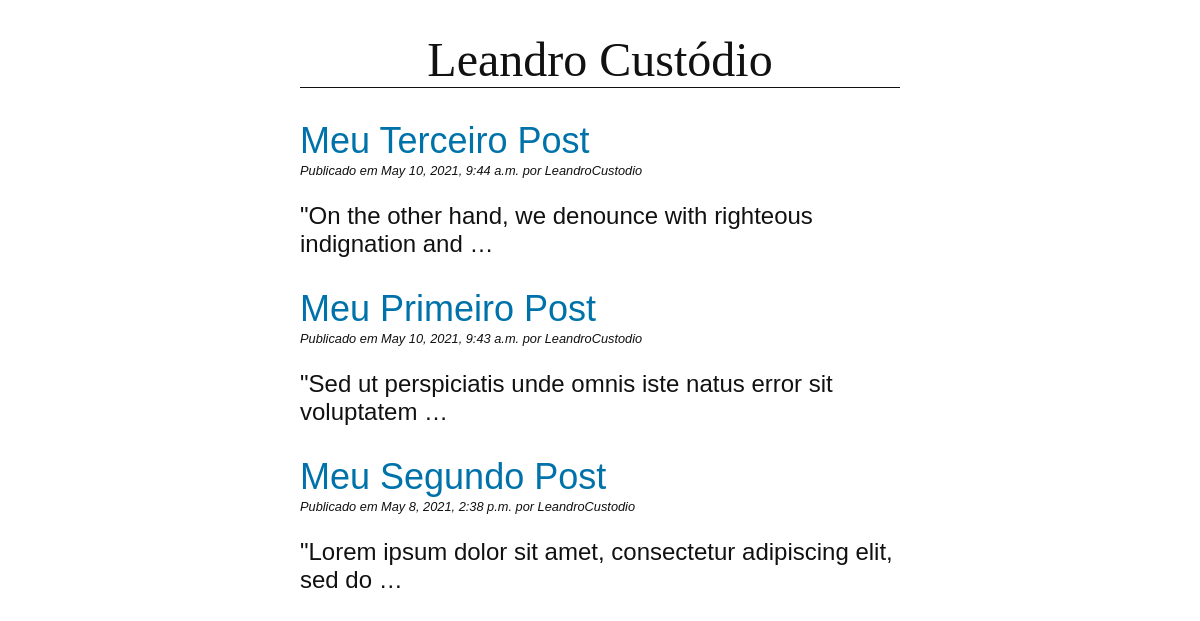
Screenshot of /blog/ with the database file from the repository.
### blog/models.py (models this page shows, shortened)
class Post(models.Model):
    title = models.CharField(max_length=255)
    slug = models.SlugField(max_length=255,unique=True)
    author = models.ForeignKey(User,on_delete=models.CASCADE)
    body = models.TextField()
    created = models.DateTimeField(auto_now_add=True)
    updated = models.DateTimeField(auto_now=True)
    class Meta:
        ordering = ("-created",)
    def get_absolute_url(self):
        return reverse("blog:detail", kwargs={"slug":self.slug})

### blog/views.py (the view)
# urls.py: path('', views.PostListView.as_view(),name ='list'),
class PostListView(ListView):
    model = Post

### blog/templates/blog/post_list.html (shortened to what this page needs)
{% extends "blog/base.html" %}
{% block content %}
    {% for post in post_list %}
        <article>
            <h2>
                <a href="{{ post.get_absolute_url}} " >
                    {{ post.title }}
                </a>
            </h2>
            <p class="date">
                Publicado em {{ post.created }} por {{ post.author }}
            </p>
            {{ post.body | linebreaks | truncatewords:10}}
        </article>
    {% endfor %}
{% endblock %}

### blog/templates/blog/base.html (shortened to what this page needs)
{% load static %}
<!DOCTYPE html>
<html>
<head>
    <link href="{% static 'css/blog.css' %}" rel="stylesheet"
</head>
<body>
    <header>
        <h1>Leandro Custódio</h1>
    </header>
    <main>
        {% block content %}
        {% endblock %}
    </main>
</body>
</html>

### blog/static/css/blog.css (style rules this page uses)
body { margin: 0 25%; font-family: sans-serif; font-size: 1.5rem; color: #111111; }
h1 { text-align: center; font-family: serif; font-weight: normal; border-bottom: 1px solid; }
h2 { color: #0072aa; font-weight: normal; margin-bottom: 1px; }
a { color:#0072aa; text-decoration:none; }
p.date { font-size: 0.8rem; font-style: italic; margin-top: 1px; }

### rows the page displays
Post: title "Meu Terceiro Post", created "May 10, 2021, 9:44 a.m.", author "LeandroCustodio", body "\"On the other hand, we denounce with righteous indignation and …"
Post: title "Meu Primeiro Post", created "May 10, 2021, 9:43 a.m.", author "LeandroCustodio", body "\"Sed ut perspiciatis unde omnis iste natus error sit voluptatem …"
Post: title "Meu Segundo Post", created "May 8, 2021, 2:38 p.m.", author "LeandroCustodio", body "\"Lorem ipsum dolor sit amet, consectetur adipiscing elit, sed do …"
